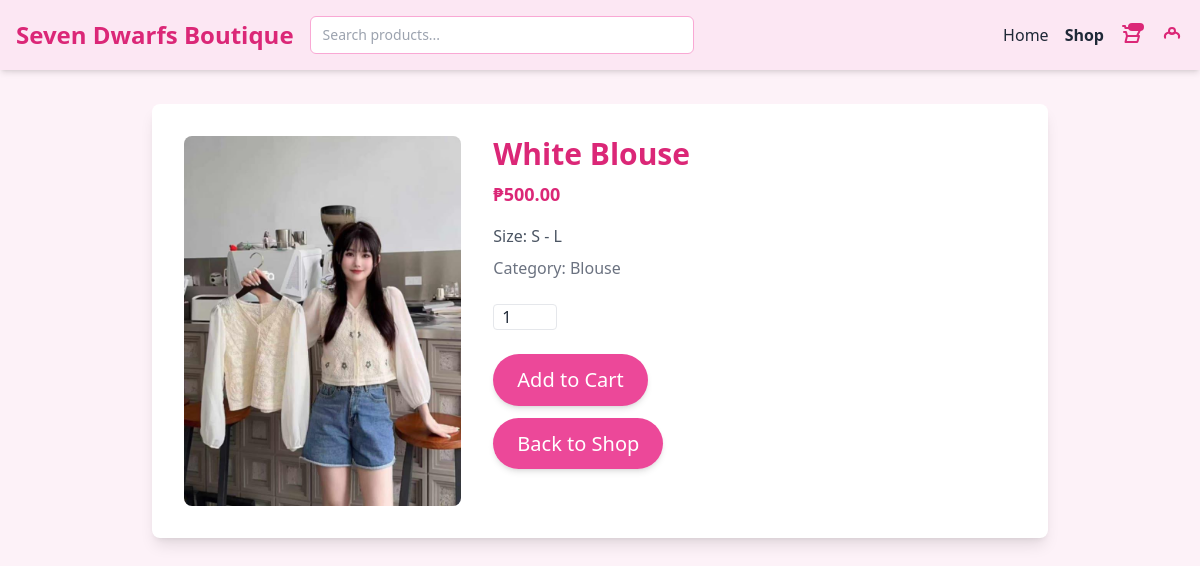
Page /customerside/product_detail.php?product_id=2 on the earlier database version.
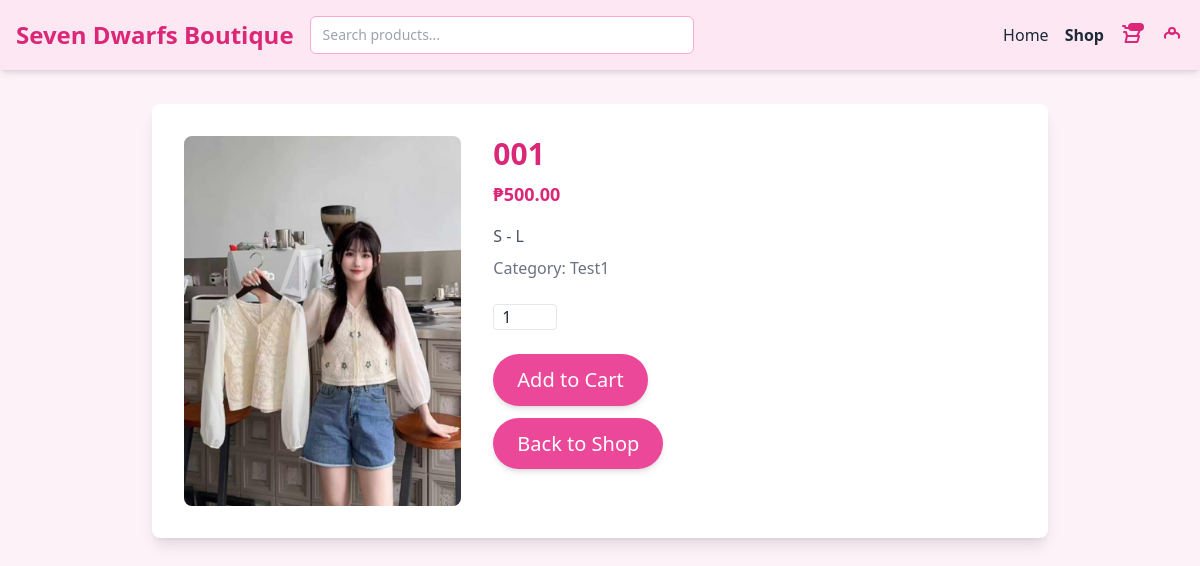
Same page on the later database version.
### tables this page shows
CREATE TABLE `products` (
  `product_id` int(11) NOT NULL,
  `product_name` varchar(255) DEFAULT NULL,
  `description` text DEFAULT NULL,
  `price_id` int(11) DEFAULT NULL,
  `stocks` int(11) DEFAULT NULL,
  `category_id` int(11) DEFAULT NULL,
  `image_url` varchar(255) DEFAULT NULL,
  `created_at` timestamp NOT NULL DEFAULT current_timestamp(),
  `supplier_id` int(11) DEFAULT NULL,
  `supplier_price` decimal(10,2) NOT NULL,
  `revenue` decimal(10,2) GENERATED ALWAYS AS (`price_id` - `supplier_price`) STORED
);

CREATE TABLE `categories` (
  `category_id` int(11) NOT NULL,
  `category_code` varchar(10) DEFAULT NULL,
  `category_name` varchar(100) NOT NULL
);

### customerside/product_detail.php (the view, shortened to what the changed rows need)
<?php
require 'conn.php';
$product_id = $_GET['product_id'];
$stmt = $conn->prepare("SELECT p.product_name, p.price_id, p.description, p.image_url, c.category_name FROM products p JOIN categories c ON p.category_id = c.category_id WHERE p.product_id = ?");
$stmt->bind_param("i", $product_id);
$stmt->execute();
$result = $stmt->get_result();
$product = $result->fetch_assoc();
?>
<!DOCTYPE html>
<html lang="en">
<head>
  <script src="https://cdn.tailwindcss.com"></script>
</head>
<body class="bg-pink-50 text-gray-800 font-sans" x-data="cart()" @keydown.escape.window="showLogin = false; showSignup = false">
<nav class="bg-pink-100 shadow-md fixed top-0 left-0 w-full z-50">
    <div class="max-w-7xl mx-auto px-4 py-4 flex flex-wrap items-center justify-between gap-4">
    <div class="flex flex-1 items-center gap-4">
        <h1 class="text-2xl font-bold text-pink-600 whitespace-nowrap">Seven Dwarfs Boutique</h1>
      </div>
    </div>
  </nav>
  <div class="max-w-4xl mx-auto mt-10 bg-white shadow-lg rounded-lg p-8">
    <div class="flex">
      <div class="flex-none w-1/3">
      <img src="<?= htmlspecialchars($product['image_url']) ?>"
      alt="<?= htmlspecialchars($product['product_name']) ?>" class="w-full h-full object-cover rounded-lg">
      </div>
      <div class="ml-8 flex-1">
        <h2 class="text-3xl font-semibold text-pink-600"><?= htmlspecialchars($product['product_name']) ?></h2>
        <p class="text-lg font-semibold text-pink-600 mt-2">₱<?= number_format($product['price_id'], 2) ?></p>
        <p class="text-gray-600 mt-4"><?= nl2br(htmlspecialchars($product['description'])) ?></p>
        <p class="text-gray-500 mt-2">Category: <?= htmlspecialchars($product['category_name']) ?></p>
        <div class="mt-6">
        <form method="POST" action="add_to_cart.php">
    <br>
    <br>
  </form>
</div>
        <div class="mt-6">
          <a href="shop.php" class="bg-pink-500 text-white px-6 py-3 rounded-full text-xl shadow-md hover:bg-pink-600 transition">
          </a>
        </div>
      </div>
    </div>
  </div>
</body>
</html>

Differences in the rows shown:
changed products: product_name "White Blouse" → "001"; description "Size: S - L" → "S - L"; category.category_name "Blouse" → "Test1"
